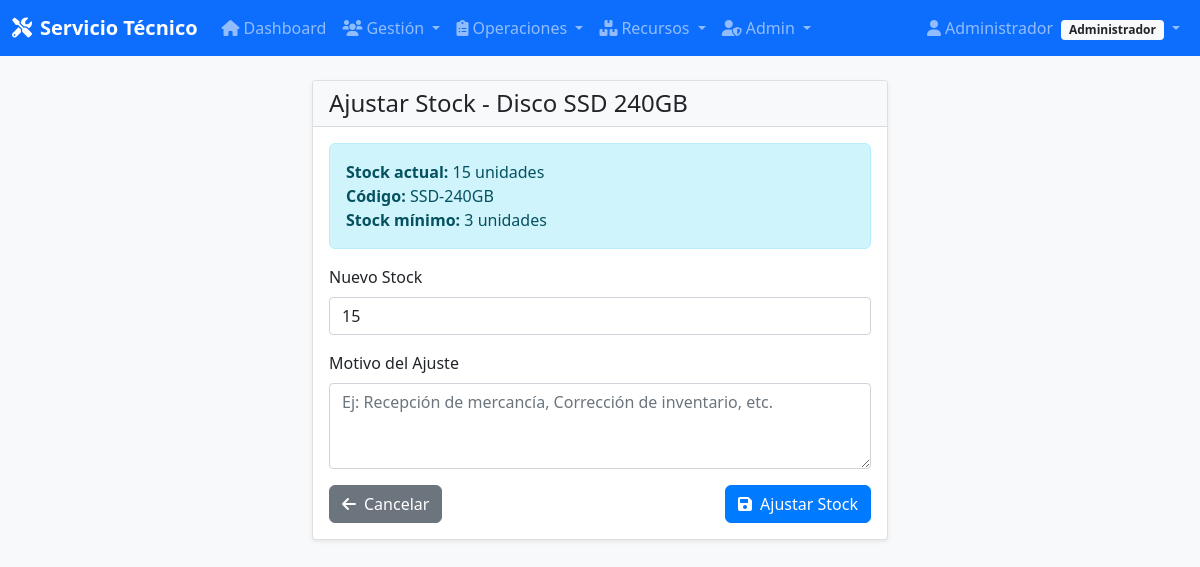
/partes/2/ajustar-stock (signed in), run on the app's committed database.
### app/models/models.py (models this page shows, shortened)
class Usuario(UserMixin, db.Model):
    __tablename__ = 'usuarios'
    id = db.Column(db.Integer, primary_key=True)
    nombre = db.Column(db.String(100), nullable=False)
    email = db.Column(db.String(120), unique=True, nullable=False, index=True)
    password_hash = db.Column(db.String(255), nullable=False)
    telefono = db.Column(db.String(20))
    rol = db.Column(db.String(20), nullable=False, default='administrador')  # Solo admin o tecnico
    fecha_creacion = db.Column(db.DateTime, default=datetime.utcnow)
    def is_admin(self):
        return self.rol == 'administrador'

class Parte(db.Model):
    __tablename__ = 'partes'
    id = db.Column(db.Integer, primary_key=True)
    nombre = db.Column(db.String(100), nullable=False)
    codigo = db.Column(db.String(50), unique=True, nullable=False)
    descripcion = db.Column(db.Text)
    precio = db.Column(db.Float, nullable=False)
    stock = db.Column(db.Integer, default=0)
    stock_minimo = db.Column(db.Integer, default=5)
    proveedor = db.Column(db.String(100))
    activo = db.Column(db.Boolean, default=True)
    pedidos = db.relationship('PedidoPieza', backref='parte', lazy=True)

### app/controllers/partes.py (the view)
@partes_bp.route('/<int:id>/ajustar-stock', methods=['GET', 'POST'])
@admin_required
def ajustar_stock(id):
    parte = Parte.query.get_or_404(id)
    form = AjusteStockForm()
    form.nuevo_stock.data = parte.stock
    if form.validate_on_submit():
        stock_anterior = parte.stock
        parte.stock = form.nuevo_stock.data
        db.session.commit()
        flash(f'Stock ajustado de {stock_anterior} a {parte.stock} unidades. Motivo: {form.motivo.data}', 'success')
        return redirect(url_for('partes.list'))
    return render_template('partes/ajustar_stock.html', form=form, parte=parte)

### app/forms.py
class AjusteStockForm(FlaskForm):
    nuevo_stock = IntegerField('Nuevo Stock', validators=[DataRequired(), NumberRange(min=0)])
    motivo = TextAreaField('Motivo del Ajuste', validators=[DataRequired()])

### app/templates/partes/ajustar_stock.html (shortened to what this page needs)
{% extends "base.html" %}
{% block content %}
<div class="row justify-content-center">
    <div class="col-md-6">
        <div class="card">
            <div class="card-header">
                <h4 class="mb-0">Ajustar Stock - {{ parte.nombre }}</h4>
            </div>
            <div class="card-body">
                <div class="alert alert-info mb-3">
                    <strong>Stock actual:</strong> {{ parte.stock }} unidades<br>
                    <strong>Código:</strong> {{ parte.codigo }}<br>
                    <strong>Stock mínimo:</strong> {{ parte.stock_minimo }} unidades
                </div>
                <form method="POST">
                    <div class="mb-3">
                        {{ form.nuevo_stock.label(class="form-label") }}
                        {{ form.nuevo_stock(class="form-control" + (" is-invalid" if form.nuevo_stock.errors else "")) }}
                    </div>
                    <div class="mb-3">
                        {{ form.motivo.label(class="form-label") }}
                        {{ form.motivo(class="form-control" + (" is-invalid" if form.motivo.errors else ""), rows="3", placeholder="Ej: Recepción de mercancía, Corrección de inventario, etc.") }}
                    </div>
                    <div class="d-flex justify-content-between">
                        <a href="{{ url_for('partes.list') }}" class="btn btn-secondary">
                            <i class="fas fa-arrow-left me-2"></i>Cancelar
                        </a>
                        <button type="submit" class="btn btn-primary">
                            <i class="fas fa-save me-2"></i>Ajustar Stock
                        </button>
                    </div>
                </form>
            </div>
        </div>
    </div>
</div>
{% endblock %}

### app/templates/base.html (shortened to what this page needs)
<!DOCTYPE html>
<html lang="es">
<head>
    <link href="https://cdn.jsdelivr.net/npm/bootstrap@5.1.3/dist/css/bootstrap.min.css" rel="stylesheet">
    <link href="https://cdnjs.cloudflare.com/ajax/libs/font-awesome/6.0.0/css/all.min.css" rel="stylesheet">
    <link href="{{ url_for('static', filename='css/style.css') }}" rel="stylesheet">
</head>
<body>
    {% if current_user.is_authenticated %}
    <nav class="navbar navbar-expand-lg navbar-dark bg-primary">
        <div class="container-fluid">
            <a class="navbar-brand" href="{{ url_for('main.index') }}">
                <i class="fas fa-tools me-2"></i>Servicio Técnico
            </a>
            <div class="collapse navbar-collapse" id="navbarNav">
                <ul class="navbar-nav me-auto">
                    <li class="nav-item">
                        <a class="nav-link" href="{{ url_for('main.index') }}">
                            <i class="fas fa-home me-1"></i>Dashboard
                        </a>
                    </li>
                    {% if current_user.is_admin() %}
                    <li class="nav-item dropdown">
                        <a class="nav-link dropdown-toggle" href="#" role="button" data-bs-toggle="dropdown">
                            <i class="fas fa-users me-1"></i>Gestión
                        </a>
                    </li>
                    <li class="nav-item dropdown">
                        <a class="nav-link dropdown-toggle" href="#" role="button" data-bs-toggle="dropdown">
                            <i class="fas fa-clipboard-list me-1"></i>Operaciones
                        </a>
                    </li>
                    <li class="nav-item dropdown">
                        <a class="nav-link dropdown-toggle" href="#" role="button" data-bs-toggle="dropdown">
                            <i class="fas fa-boxes me-1"></i>Recursos
                        </a>
                    </li>
                    <li class="nav-item dropdown">
                        <a class="nav-link dropdown-toggle" href="#" role="button" data-bs-toggle="dropdown">
                            <i class="fas fa-user-shield me-1"></i>Admin
                        </a>
                    </li>
                    {% endif %}
                </ul>
                <ul class="navbar-nav">
                    <li class="nav-item dropdown">
                        <a class="nav-link dropdown-toggle" href="#" role="button" data-bs-toggle="dropdown">
                            <i class="fas fa-user me-1"></i>{{ current_user.nombre }}
                            <span class="badge bg-light text-dark ms-1">{{ current_user.rol.title() }}</span>
                        </a>
                    </li>
                </ul>
            </div>
        </div>
    </nav>
    {% endif %}
    <main class="container-fluid mt-4">
        {% block content %}{% endblock %}
    </main>
</body>
</html>
</body>
</html>

### app/static/css/style.css (style rules this page uses)
body { background-color: #f8f9fa; font-family: "Segoe UI", Tahoma, Geneva, Verdana, sans-serif; }
.navbar-brand { font-weight: bold; }
.card { box-shadow: 0 0.125rem 0.25rem rgba(0, 0, 0, 0.075); border: 1px solid rgba(0, 0, 0, 0.125); }
.card-header { background-color: #f8f9fa; border-bottom: 1px solid rgba(0, 0, 0, 0.125); }
.btn { border-radius: 0.375rem; }
.badge { font-size: 0.75em; }
.btn-primary { background-color: #007bff; border-color: #007bff; }
.alert { border-radius: 0.375rem; }
.card, .btn, .form-control { transition: all 0.2s ease-in-out; }

### data on the page
Usuario: nombre "Administrador", rol "Administrador"
Parte: nombre "Disco SSD 240GB", stock "15", codigo "SSD-240GB", stock_minimo "3"
